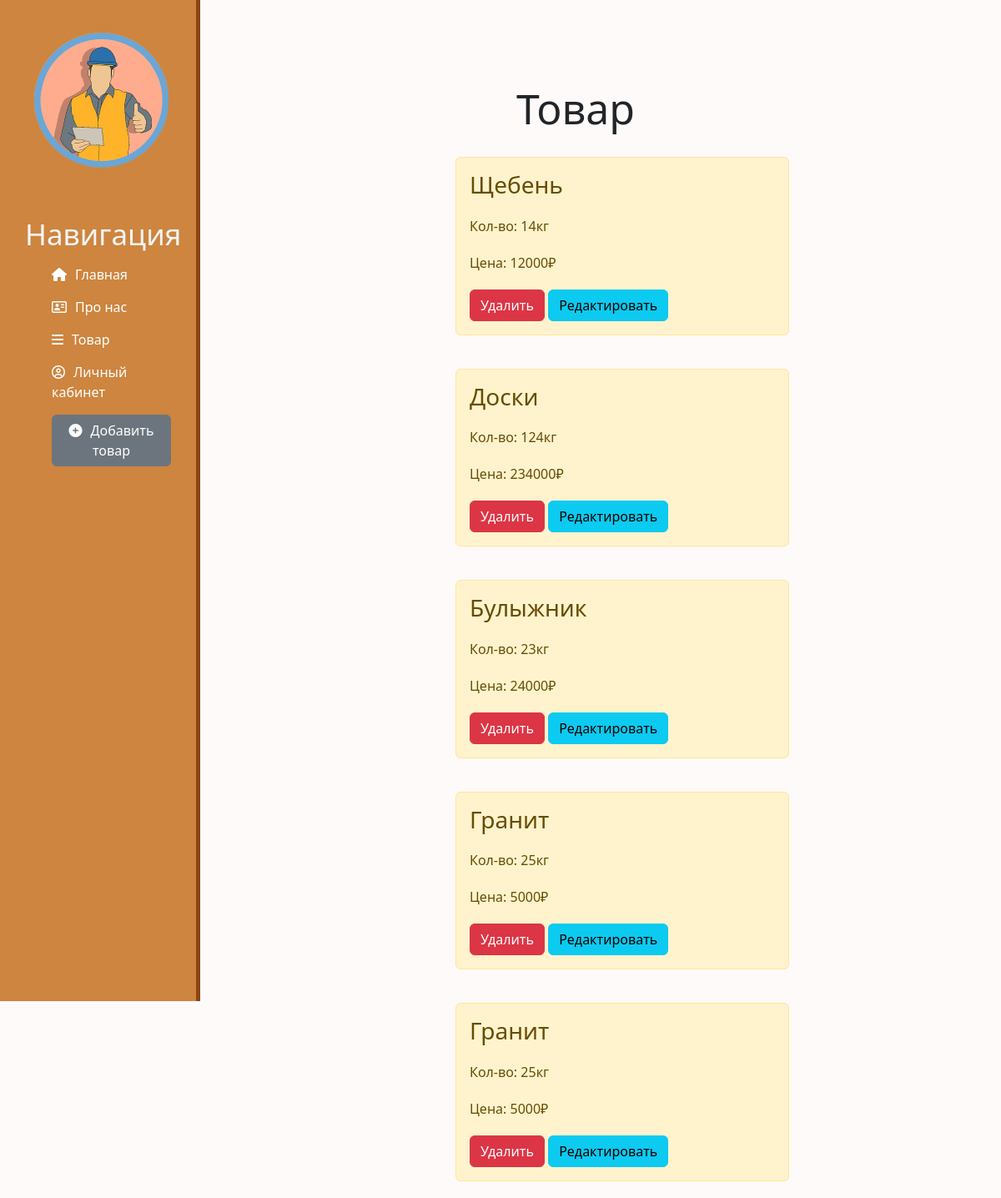
The app's page /katalog/, older data.
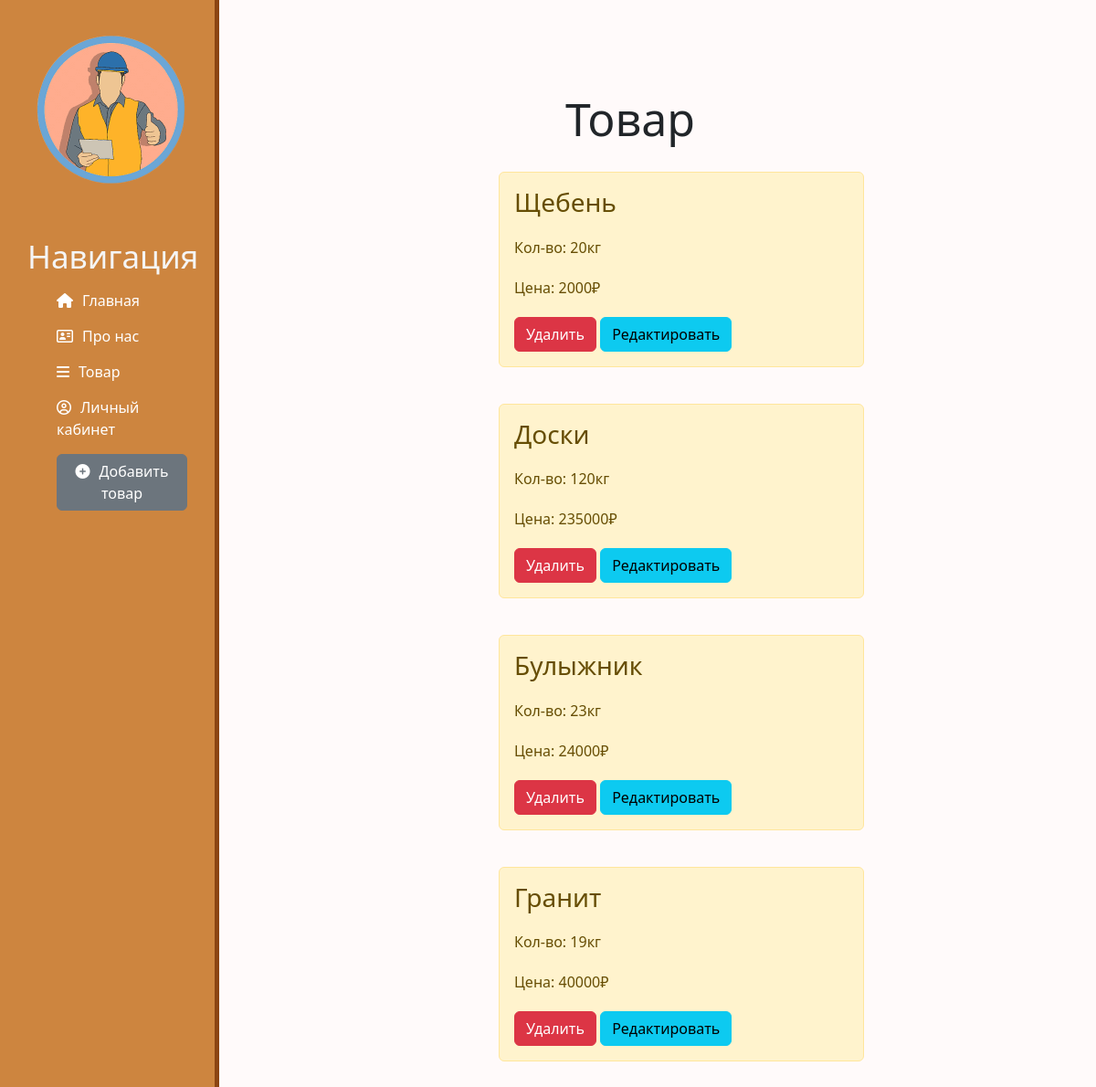
The same page, newer data.
### katalog/models.py (models this page shows, shortened)
class Shed(models.Model):
    name = models.CharField('Название', max_length=15)
    kolvo = models.CharField('Количество', max_length=25)
    price = models.CharField('Стоимость', max_length=25)
    class Meta:
        verbose_name = 'Каталог'
        verbose_name_plural = 'Каталоги'

### katalog/views.py (the view)
def katalog_home(request):
    katalog = Shed.objects.all()
    return render(request, 'katalog/katalog_home.html', {'katalog': katalog})

### katalog/templates/katalog/katalog_home.html (shortened to what this page needs)
{% extends 'main/layout.html' %}
{% block content %}
    <div class="features">
        <h1>Товар</h1>
        {% for el in katalog %}
            <div class="alert alert-warning">
                <h3>{{ el.name }}</h3>
                <p>Кол-во: {{ el.kolvo }}кг</p>
                <p>Цена: {{ el.price }}₽</p>
                <a href="{% url 'katalog-delete' el.id %}" class="btn btn-danger">Удалить</a>
                <a href="{% url 'katalog-update' el.id %}" class="btn btn-info">Редактировать</a>
            </div>
        {% endfor %}
    </div>
{% endblock %}

### main/templates/main/layout.html (shortened to what this page needs)
{% load static %}
<!doctype html>
<html lang="ru">
<head>
    <link rel="stylesheet" href="https://cdn.jsdelivr.net/npm/bootstrap@5.3.2/dist/css/bootstrap.min.css">
    <link rel="stylesheet" href="{% static 'main/css/main.css' %}">
    <link rel="stylesheet" href="hhttps://cdn.jsdelivr.net/npm/bootstrap-icons@1.11.1/font/bootstrap-icons.css">
</head>
<body>
    <aside>
        <img class="logotip" src="{% static 'main/img/logo2.png' %}">
        <h3>Навигация</h3>
        <ul>
            <a href="{% url 'home' %}"><li><i class="fa-solid fa-house"></i>Главная</li></a>
            <a href="{% url 'about' %}"><li><i class="fa-regular fa-address-card"></i>Про нас</li></a>
            <a href="{% url 'katalog_home' %}"><li><i class="fa-solid fa-bars"></i>Товар</li></a>
            <a href="{% url 'about' %}"><li><i class="fa-regular fa-circle-user"></i>Личный кабинет</li></a>
            <a href="{% url 'create' %}"><li><button class="btn btn-secondary"><i class="fas fa-plus-circle"></i>Добавить товар</button></li></a>
        </ul>
    </aside>
    <main>
        {% block content %}
        {% endblock %}
    </main>
</body>
</html>

### main/static/main/css/main.css (style rules this page uses)
.logotip { width: 180px; height: 180px; display: block; margin-left: auto; margin-right: auto; }
aside { background: #CD853F; float: left; width: 20%; height: 150vh; padding: 2.5%; color: #F5F5F5; border-right: 5px solid #8B4513; }
aside h3 { margin-top: 50px; font-size: 35px; }
aside ul { list-style: none; text-decoration: none; }
aside ul a { text-decoration: none }
aside ul li { color: #fff; display: block; margin-top: 15px; }
aside ul i { margin-right: 10px; }
body { background: #FFFAFA; }
main .features { float: left; color: 1e1e1e; margin-top: 100px; text-align: center; width: 75%; }
main .features h1 { font-size: 50px }
main .features p { max-width: 400px; margin: 20px; margin-left: auto; margin-right: auto; }
.alert-warning { float: left; clear: both; width: 400px; margin: 20px 34%; text-align: left; }

Row changes from the older to the newer data that the page shows:
removed Shed: name "Гранит", kolvo "25", price "5000"
removed Shed: name "Гранит", kolvo "25", price "5000"
changed Shed "Щебень": kolvo "14" → "20"; price "12000" → "2000"
changed Shed "Доски": kolvo "124" → "120"; price "234000" → "235000"
added Shed: name "Гранит", kolvo "19", price "40000"
